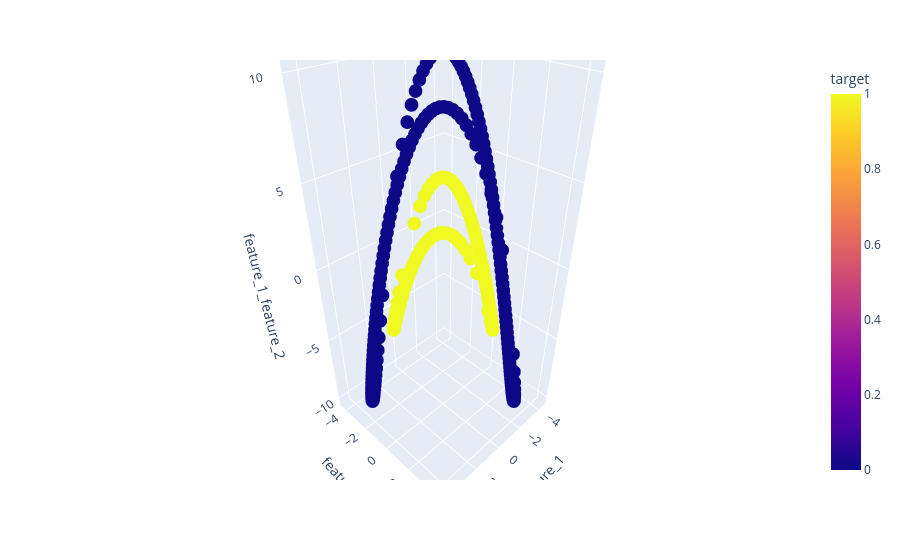

Write notebook code for a chart like this one.
### Code cell
import plotly.express as px

fig = px.scatter_3d(data_frame=df, x=df['feature_1'], y=df['feature_2'], z=df['feature_1_feature_2'], color=df['target'])
fig.show()

### Figure 1 — Plotly figure (JSON) as saved in the notebook; plotly's stock layout.template omitted (floating-point values rounded to 4 significant figures; data arrays with more than 128 entries replaced by an {"elided": "..."} marker saying what was removed)
{"data": [{"hovertemplate": "feature_1=%{x}<br>feature_2=%{y}<br>feature_1_feature_2=%{z}<br>target=%{marker.color}<extra></extra>", "legendgroup": "", "marker": {"color": {"elided": "288 int values"}, "coloraxis": "coloraxis", "symbol": "circle"}, "mode": "markers", "name": "", "scene": "scene", "showlegend": false, "type": "scatter3d", "x": {"elided": "288 float values"}, "y": {"elided": "288 float values"}, "z": {"elided": "288 float values"}}], "layout": {"coloraxis": {"colorbar": {"title": {"text": "target"}}, "colorscale": [[0, "#0d0887"], [0.1111, "#46039f"], [0.2222, "#7201a8"], [0.3333, "#9c179e"], [0.4444, "#bd3786"], [0.5556, "#d8576b"], [0.6667, "#ed7953"], [0.7778, "#fb9f3a"], [0.8889, "#fdca26"], [1, "#f0f921"]]}, "legend": {"tracegroupgap": 0}, "margin": {"t": 60}, "scene": {"domain": {"x": [0, 1], "y": [0, 1]}, "xaxis": {"title": {"text": "feature_1"}}, "yaxis": {"title": {"text": "feature_2"}}, "zaxis": {"title": {"text": "feature_1_feature_2"}}}}}
